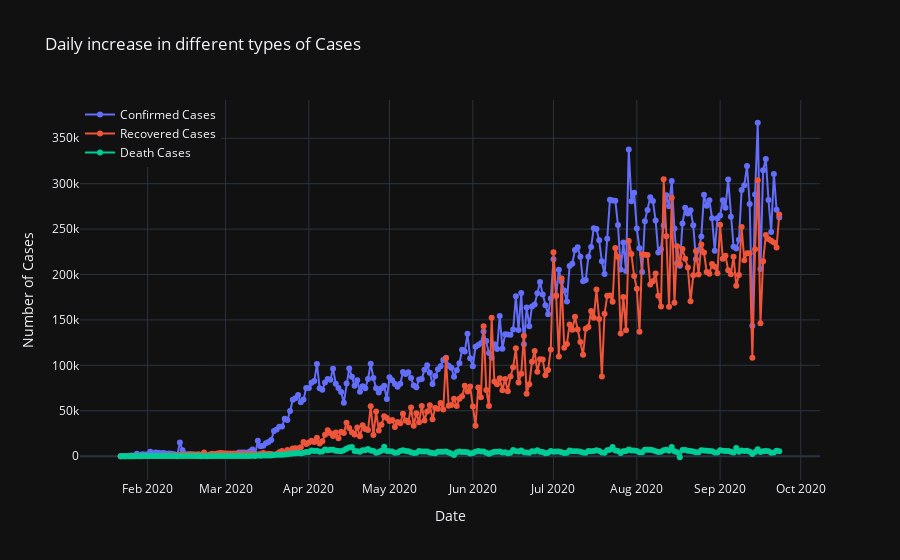

The code cell stored with this chart in its notebook:
### Code cell
print("Average increase in number of Confirmed Cases every day: ",np.round(datewise["Confirmed"].diff().fillna(0).mean()))
print("Average increase in number of Recovered Cases every day: ",np.round(datewise["Recovered"].diff().fillna(0).mean()))
print("Average increase in number of Deaths Cases every day: ",np.round(datewise["Deaths"].diff().fillna(0).mean()))

fig=go.Figure()
fig.add_trace(go.Scatter(x=datewise.index, y=datewise["Confirmed"].diff().fillna(0),mode='lines+markers',
                    name='Confirmed Cases'))
fig.add_trace(go.Scatter(x=datewise.index, y=datewise["Recovered"].diff().fillna(0),mode='lines+markers',
                    name='Recovered Cases'))
fig.add_trace(go.Scatter(x=datewise.index, y=datewise["Deaths"].diff().fillna(0),mode='lines+markers',
                    name='Death Cases'))
fig.update_layout(title="Daily increase in different types of Cases",
                 xaxis_title="Date",yaxis_title="Number of Cases",legend=dict(x=0,y=1,traceorder="normal"))
fig.update_layout(template='plotly_dark')
fig.show()

### Figure 1 — Plotly figure (JSON) as saved in the notebook; plotly's stock layout.template omitted (floating-point values rounded to 4 significant figures; data arrays with more than 128 entries replaced by an {"elided": "..."} marker saying what was removed)
{"data": [{"mode": "lines+markers", "name": "Confirmed Cases", "type": "scatter", "x": {"elided": "246 str values"}, "y": {"elided": "246 int values"}}, {"mode": "lines+markers", "name": "Recovered Cases", "type": "scatter", "x": {"elided": "246 str values"}, "y": {"elided": "246 int values"}}, {"mode": "lines+markers", "name": "Death Cases", "type": "scatter", "x": {"elided": "246 str values"}, "y": {"elided": "246 int values"}}], "layout": {"legend": {"traceorder": "normal", "x": 0, "y": 1}, "title": {"text": "Daily increase in different types of Cases"}, "xaxis": {"title": {"text": "Date"}}, "yaxis": {"title": {"text": "Number of Cases"}}}}
